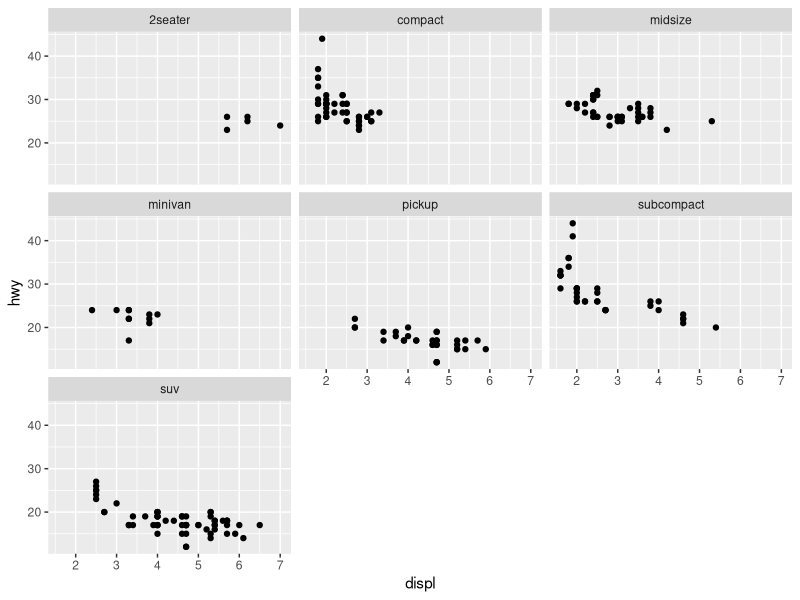
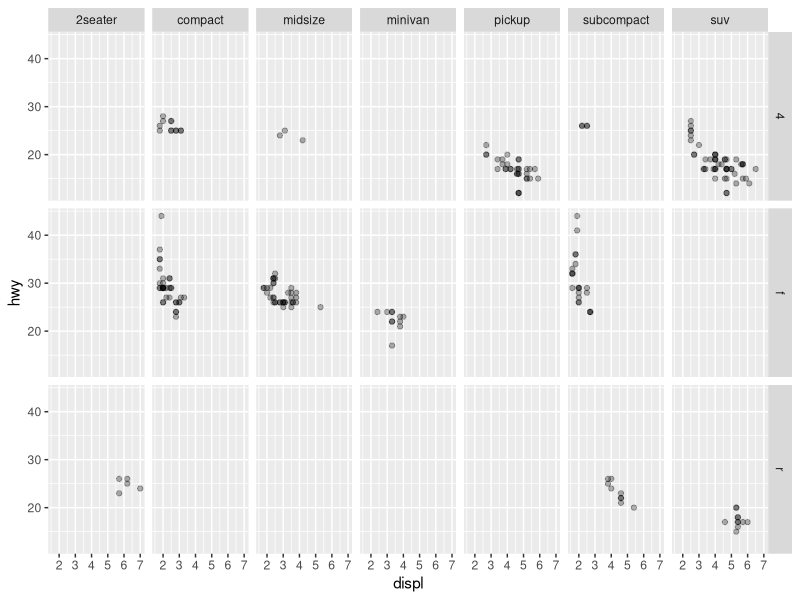
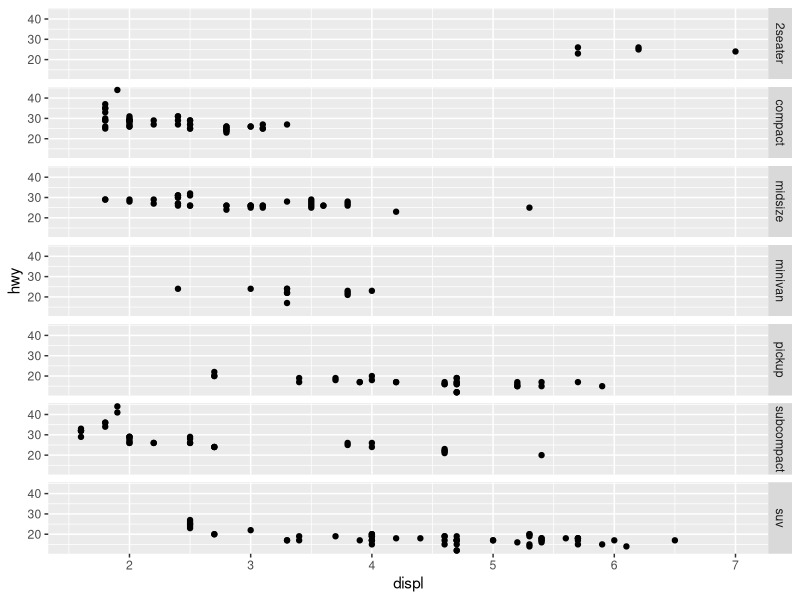
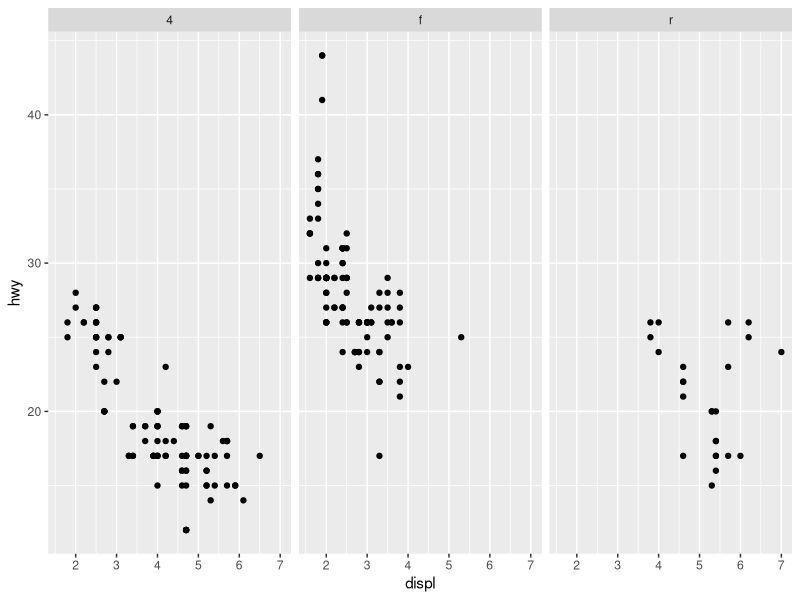
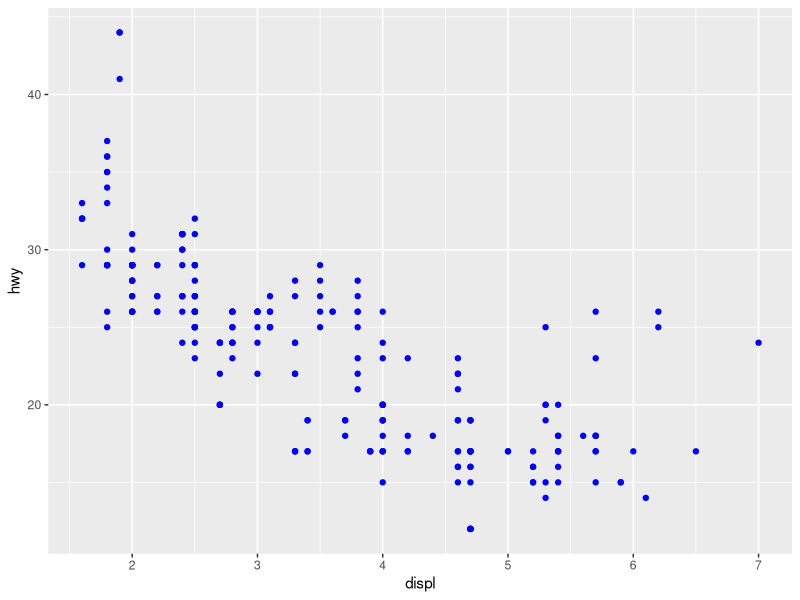
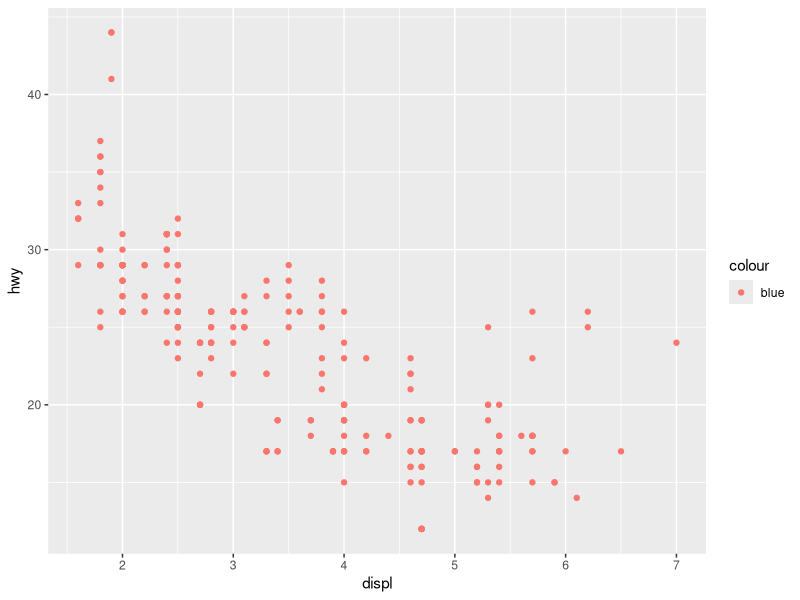
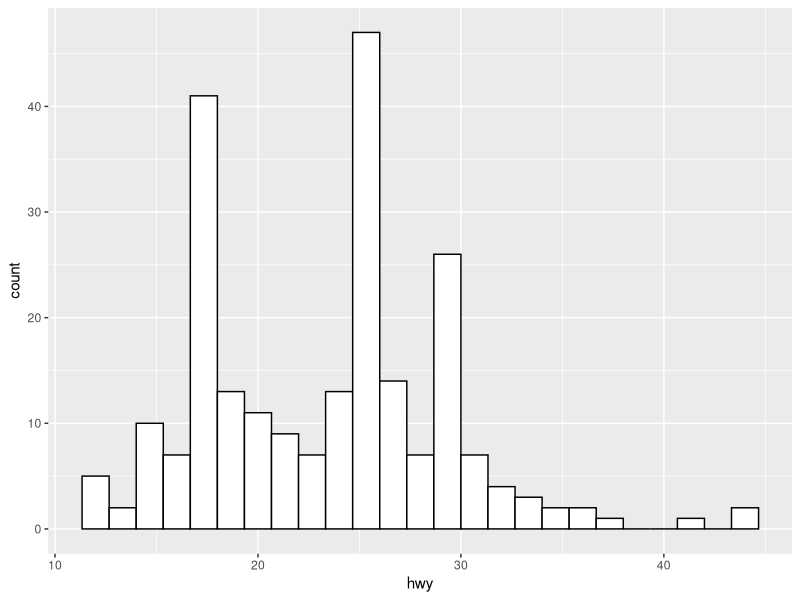
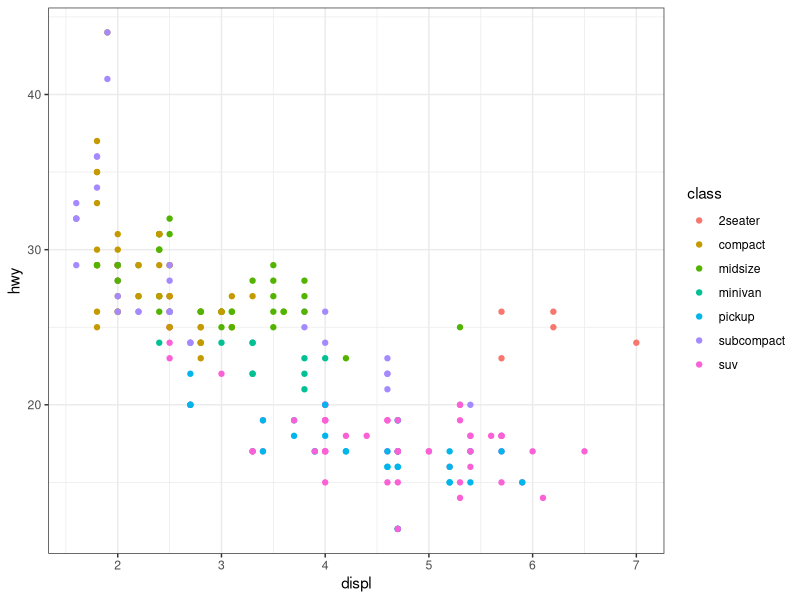

These figures' R source, in order:
## ---- chunk 1
#| label: setup
#| include: false
knitr::opts_chunk$set(
  echo = TRUE,
  message = FALSE,
  warning = FALSE,
  fig.width = 6,
  fig.height = 3.6,
  fig.align = "center",
  dpi = 120,
  fig.path = "_figs/facets/"
)
library(tidyverse)
library(ggthemes)
data("mpg")
data("diamonds")
## ---- chunk 2
#| label: facet-wrap
#| fig-height: 4.5
ggplot(data = mpg, mapping = aes(x = displ, y = hwy)) +
  geom_point() +
  facet_wrap(~ class)
## ---- chunk 3
#| label: facet-grid
#| fig-height: 4.2
ggplot(data = mpg, mapping = aes(x = displ, y = hwy)) +
  geom_point(alpha = 0.3) +
  facet_grid(drv ~ class)
## ---- chunk 4
#| label: facet-grid-rows
#| fig-height: 5
ggplot(data = mpg, mapping = aes(x = displ, y = hwy)) +
  geom_point() +
  facet_grid(class ~ .)
## ---- chunk 5
#| label: facet-grid-cols
ggplot(data = mpg, mapping = aes(x = displ, y = hwy)) +
  geom_point() +
  facet_grid(. ~ drv)
## ---- chunk 6
#| label: fixed-blue
ggplot(data = mpg, mapping = aes(x = displ, y = hwy)) +
  geom_point(color = "blue")
## ---- chunk 7
#| label: mistaken-blue-aes
ggplot(data = mpg, mapping = aes(x = displ, y = hwy, color = "blue")) +
  geom_point()
## ---- chunk 8
#| label: hist-outline
ggplot(data = mpg, mapping = aes(x = hwy)) +
  geom_histogram(bins = 25, fill = "white", color = "black")
## ---- chunk 9
#| label: theme-bw
ggplot(data = mpg, mapping = aes(x = displ, y = hwy, color = class)) +
  geom_point() +
  theme_bw()
## ---- chunk 10
#| label: scale-continuous
ggplot(data = mpg, mapping = aes(x = displ, y = hwy, color = cty)) +
  geom_point() +
  scale_color_continuous(low = "black", high = "white")
## ---- chunk 11
#| label: scale-log
ggplot(data = diamonds, mapping = aes(x = carat, y = price)) +
  geom_point(alpha = 0.01) +
  scale_x_log10() +
  scale_y_log10()
## ---- chunk 12
#| label: colorblind
ggplot(data = mpg, mapping = aes(x = displ, y = hwy, color = class)) +
  geom_point() +
  theme_bw() +
  scale_color_colorblind()
## ---- chunk 13
#| label: viridis-fill
ggplot(data = mpg, mapping = aes(x = hwy, fill = drv)) +
  geom_histogram(position = "dodge", bins = 15) +
  theme_bw() +
  scale_fill_viridis_d()
## ---- chunk 14
#| label: labels
ggplot(data = mpg, mapping = aes(x = displ, y = hwy, color = class)) +
  geom_point() +
  theme_bw() +
  scale_color_discrete(name = "Car Class") +
  xlab("Displacement") +
  ylab("Highway") +
  ggtitle("Displacement vs Highway")
## ---- chunk 15
#| label: save-object
pl <- ggplot(data = mpg, mapping = aes(x = displ, y = hwy, color = class)) +
  geom_point() +
  theme_bw()

pl
